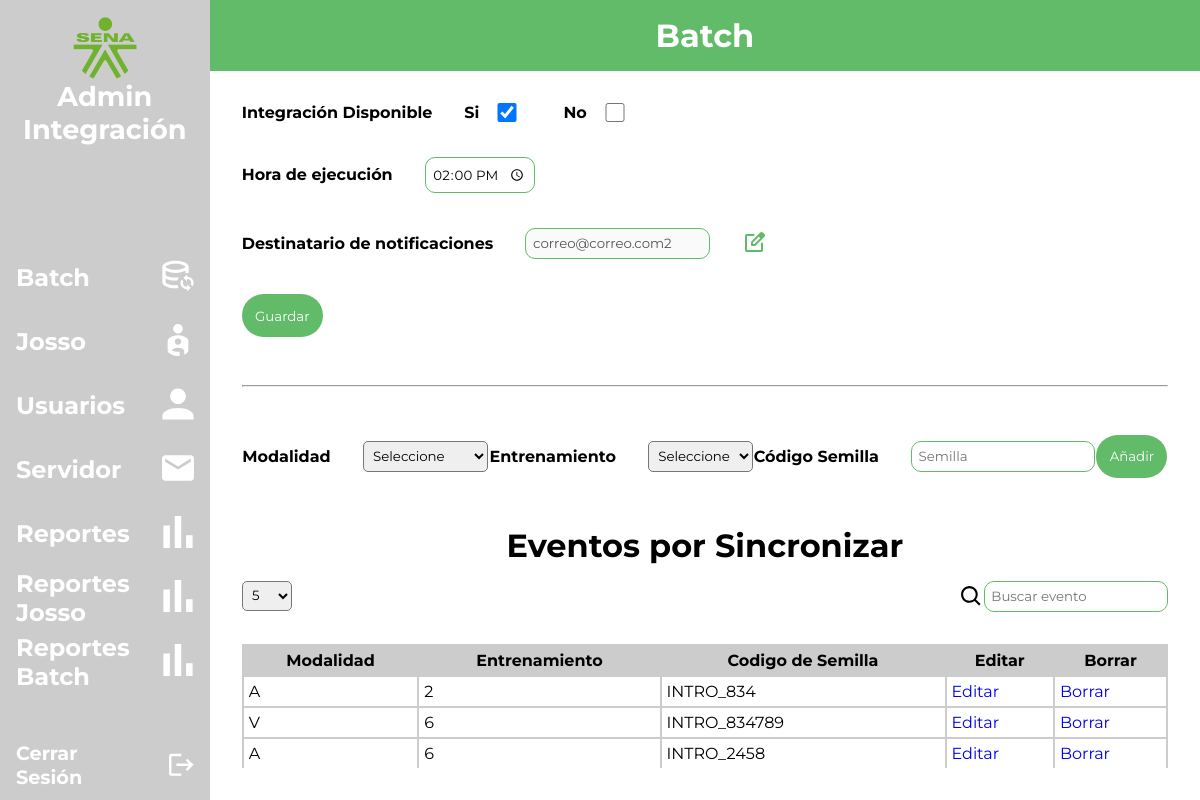
Before: /views/inicio.php (signed in) with the older database file.
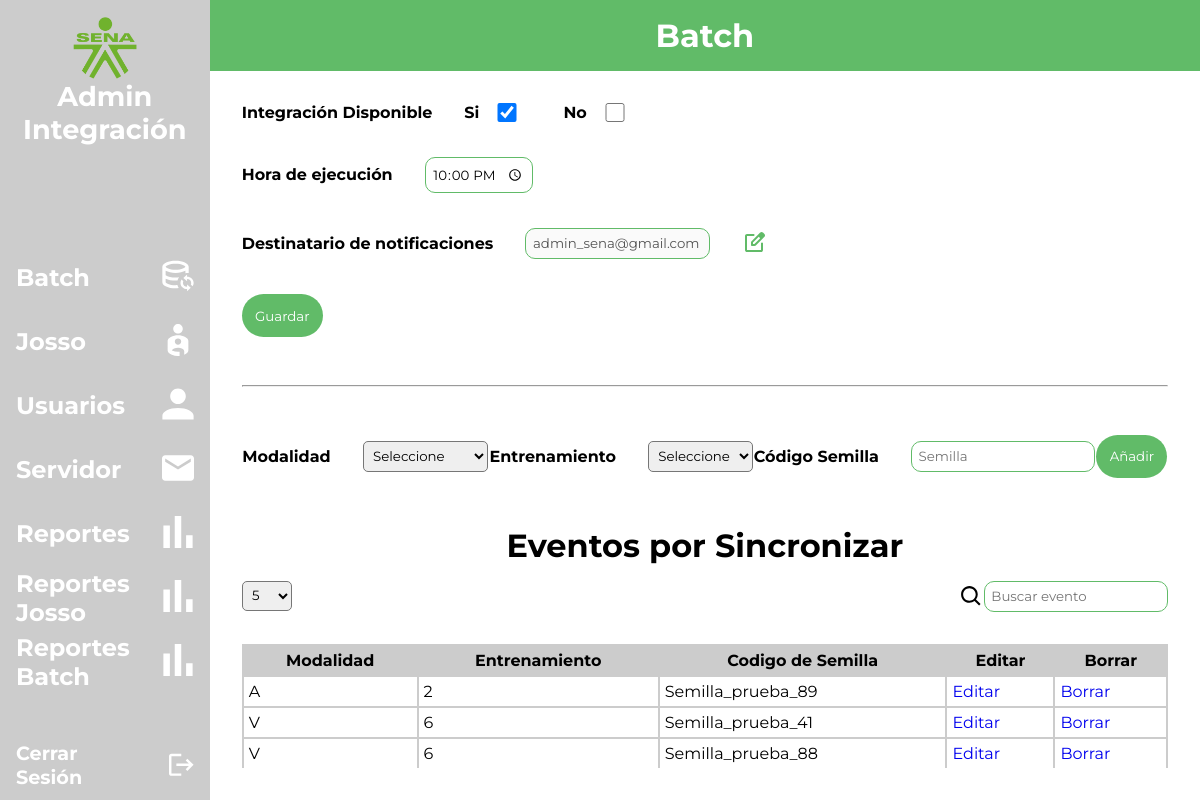
After: the same page with the newer database file.
### tables this page shows
CREATE TABLE IF NOT EXISTS `batch` (
  `id_batch` int NOT NULL AUTO_INCREMENT,
  `integration_availabity` tinyint(1) NOT NULL,
  `execution_schedule` time NOT NULL,
  `notifications_target` varchar(100) NOT NULL,
  `user_id` int NOT NULL,
  PRIMARY KEY (`id_batch`)
);

CREATE TABLE IF NOT EXISTS `events_without_sync` (
  `id` int NOT NULL AUTO_INCREMENT,
  `modality` enum('V','A','P') NOT NULL,
  `training` enum('2','6') NOT NULL,
  `seed_code` varchar(50) NOT NULL,
  `date_created` timestamp NOT NULL DEFAULT CURRENT_TIMESTAMP,
  `status_event` tinyint NOT NULL DEFAULT '1',
  `events` text NOT NULL,
  `user_id` int NOT NULL,
  PRIMARY KEY (`id`)
);

### app/controllers/batch/show_batch.php (called while the page is built, shortened)
<?php
    require_once '../app/config.php';
    $sql = "SELECT * FROM batch";
    $stmt = $pdo->query($sql);
    $stmt->execute();
    $resultado = $stmt->fetch(PDO::FETCH_ASSOC);
    if($resultado){
        $integration_availabity = $resultado['integration_availabity'];
        $execution_schedule = $resultado['execution_schedule'];
        $notifications_target = $resultado['notifications_target'];
    }

### app/controllers/batch/show_events.php (called while the page is built, shortened)
<?php
$records_per_page = 5;
$current_page = isset($_GET['page']) && is_numeric($_GET['page']) ? $_GET['page'] : 1;
$offset = ($current_page - 1) * $records_per_page;
$sql_select_events = "SELECT modality, training, seed_code
                      FROM events_without_sync
                      WHERE status_event = 1
                      ORDER BY date_created DESC
                      LIMIT :offset, :records_per_page";
$stmt_select_events = $pdo->prepare($sql_select_events);
$stmt_select_events->bindParam(':offset', $offset, PDO::PARAM_INT);
$stmt_select_events->bindParam(':records_per_page', $records_per_page, PDO::PARAM_INT);
$stmt_select_events->execute();
$events = $stmt_select_events->fetchAll(PDO::FETCH_ASSOC);
?>

### views/batch/batch.php (the view, shortened to what this page needs)
<?php
require_once '../app/controllers/batch/create_batch.php';
require_once '../app/controllers/batch/show_batch.php';
require_once '../app/controllers/batch/show_events.php';
?>
<div class="container-batch">
    <div>
        <form class="form-batch" action="../app/controllers/batch/create_batch.php" method="post">
            <div class="input">
                <label for=""> Integración Disponible </label>
                <div class="checkboxes">
                    <div class="check">
                        <p>Si</p>
                        <input <?php echo
                                isset($integration_availabity)
                                    ? (
                                        $integration_availabity === 1
                                        ? 'checked'
                                        : ''
                                    )
                                    : ''
                                ?> type="checkbox" name="availabity" id="si" onclick="handleCheckBox('si')">
                    </div>
                    <div class="check">
                        <p>No</p>
                        <input <?php echo
                                isset($integration_availabity)
                                    ? (
                                        $integration_availabity === 0
                                        ? 'checked'
                                        : ''
                                    )
                                    : ''
                                ?> type="checkbox" name="inavailabity" id="no" onclick="handleCheckBox('no')">
                    </div>
                </div>
            </div>
            <div class="input">
                <label for=""> Hora de ejecución </label>
                <input value="<?php echo isset($execution_schedule) ? $execution_schedule : ''; ?>" type="time" id="execution_schedule" name="execution_schedule" required />
            </div>
            <div class="input">
                <label for=""> Destinatario de notificaciones </label>
                <input value="<?php echo isset($notifications_target) ? $notifications_target : ''; ?>" type="email" name="notifications_target" id="notifications_target" placeholder="@correo" disabled>
            </div>
            <div class="input">
                <input type="submit" name="notifications" value="Guardar">
            </div>
        </form>
    </div>
    <hr>
    <form action="../app/controllers/batch/create_events.php" method="POST" class="register-events">
        <div class="input">
            <label for="modality">Modalidad</label>
            <select name="modality" id="modality" required>
                <option value="">Seleccione</option>
            </select>
        </div>
        <div class="input">
            <label for="training">Entrenamiento</label>
            <select name="training" id="training" required>
                <option value="">Seleccione</option>
            </select>
        </div>
        <div class="input">
            <label for="seed_code">Código Semilla </label>
            <input type="text" name="seed_code" id="seed_code" placeholder="Semilla" required>
        </div>
        <input type="submit" name="events" value="Añadir">
    </form>
    <div class="events-sync">
        <h1>Eventos por Sincronizar</h1>
        <div class="other-pagination">
            <form method="post" action="<?php echo htmlspecialchars($_SERVER["PHP_SELF"]); ?>">
                <div class="amount-list">
                    <select name="amount" id="amount" onchange="this.form.submit()">
                        <option value="5" <?php if ($records_per_page == 5) echo 'selected'; ?>>5</option>
                    </select>
                </div>
            </form>
            <div class="search">
                <svg xmlns="http://www.w3.org/2000/svg" viewBox="0 0 24 24">
                    <path d="M10 18a7.952 7.952 0 0 0 4.897-1.688l4.396 4.396l1.414-1.414l-4.396-4.396A7.952 7.952 0 0 0 18 10c0-4.411-3.589-8-8-8s-8 3.589-8 8s3.589 8 8 8m0-14c3.309 0 6 2.691 6 6s-2.691 6-6 6s-6-2.691-6-6s2.691-6 6-6" />
                </svg>
                <input type="text" name="search" id="search" placeholder="Buscar evento">
            </div>
        </div>
        <table class="customTable">
            <thead>
                <tr>
                    <th>Modalidad</th>
                    <th>Entrenamiento</th>
                    <th>Codigo de Semilla</th>
                    <th>Editar</th>
                    <th>Borrar</th>
                </tr>
            </thead>
            <tbody>
                <?php
                foreach ($events as $event) :
                ?>
                    <tr>
                        <td><?php echo $event['modality']; ?></td>
                        <td><?php echo $event['training']; ?></td>
                        <td><?php echo $event['seed_code']; ?></td>
                        <td><a href="./batch/edit_event.php?seed_code=<?php echo $event['seed_code']; ?>">Editar</a></td>
                        <td><a href="../app/controllers/batch/delete_event.php?seed_code=<?php echo $event['seed_code']; ?>">Borrar</a></td>
                    </tr>
                <?php
                endforeach;
                ?>
            </tbody>
        </table>
    </div>
</div>

### views/inicio.php (shortened to what this page needs)
<!DOCTYPE html>
<html lang="es">
<head>
    <link rel="stylesheet" href="../layouts/css/styles_layouts.css">
    <link rel="stylesheet" href="../views/batch/css/styles.css">
    <link rel="stylesheet" href="../assets/main.css">
</head>
<body>
    <div class="container-home">
            <?php
                include '../layouts/menu.php'
            ?>
        <div class="content-home">
            <header>
                <h1>Batch</h1>
            </header>
            <?php
                include './batch/batch.php'
            ?>
        </div>
    </div>
</body>
</html>

### layouts/menu.php (shortened to what this page needs)
<?php
$currentPath = $_SERVER['REQUEST_URI'];
$batchPath = '/app-integracion/views/inicio.php';
$jossoPath = '/app-integracion/views/josso.php';
$userPath = '/app-integracion/views/users.php';
$serverPath = '/app-integracion/views/servidor-email.php';
$reportPath = '/app-integracion/views/reportes.php';
?>
<div class="container-menu">
    <div class="content">
        <div class="admin-title">
            <img class="admin-icon" src="../img/logo-sena-verde.png" alt="" srcset="">
            <h1>Admin Integración</h1>
        </div>
        <div class="options">
            <a class="<?php echo ($currentPath == $batchPath) ? 'active' : ''; ?>" href="../views/inicio.php">
                <h2>Batch</h2>
                <div class="image-container">
                </div>
            </a>
            <a class="<?php echo ($currentPath == $jossoPath) ? 'active' : ''; ?>" href="../views/josso.php">
                <h2>Josso</h2>
                <div class="image-container">
                </div>
            </a>
            <a class="<?php echo ($currentPath == $userPath) ? 'active' : ''; ?>"  href="../views/users.php">
                <h2>Usuarios</h2>
                <div class="image-container">
                </div>
            </a>
            <a class="<?php echo ($currentPath == $serverPath) ? 'active' : ''; ?>" href="../views/servidor-email.php">
                <h2>Servidor</h2>
                <div class="image-container">
                </div>
            </a>
            <a class="<?php echo ($currentPath == $reportPath) ? 'active' : '';?>" href="../views/reportes_g.php">
                <h2>Reportes</h2>
                <div class="image-container">
                    <svg class="icon" viewBox="0 0 42 46" fill="none" xmlns="http://www.w3.org/2000/svg">
                        <path d="M0 46V13.8H9.33333V46H0ZM16.3333 46V0H25.6667V46H16.3333ZM32.6667 46V27.6H42V46H32.6667Z" />
                    </svg>
                </div>
            </a>
            <a class="<?php echo ($currentPath == $reportPath) ? 'active' : '';?>" href="../views/r_josso.php">
                <h2>Reportes Josso</h2>
                <div class="image-container">
                    <svg class="icon" viewBox="0 0 42 46" fill="none" xmlns="http://www.w3.org/2000/svg">
                        <path d="M0 46V13.8H9.33333V46H0ZM16.3333 46V0H25.6667V46H16.3333ZM32.6667 46V27.6H42V46H32.6667Z" />
                    </svg>
                </div>
            </a>
            <a class="<?php echo ($currentPath == $reportPath) ? 'active' : '';?>" href="../views/r_batch.php">
                <h2>Reportes Batch</h2>
                <div class="image-container">
                    <svg class="icon" viewBox="0 0 42 46" fill="none" xmlns="http://www.w3.org/2000/svg">
                        <path d="M0 46V13.8H9.33333V46H0ZM16.3333 46V0H25.6667V46H16.3333ZM32.6667 46V27.6H42V46H32.6667Z" />
                    </svg>
                </div>
            </a>
        </div>
        <a href="../app/controllers/login/logout.php">
            <div class="auth">
                <h2>Cerrar Sesión</h2>
                <svg viewBox="0 0 20 18" fill="none" xmlns="http://www.w3.org/2000/svg">
                    <path d="M15 4L13.59 5.41L16.17 8H6V10H16.17L13.59 12.58L15 14L20 9M2 2H10V0H2C0.9 0 0 0.9 0 2V16C0 17.1 0.9 18 2 18H10V16H2V2Z" fill="white" />
                </svg>
            </div>
        </a>
    </div>
</div>

### layouts/css/styles_layouts.css (style rules this page uses)
.container-menu { height: 100vh; width: 30vh; background-color: #CCCCCC; }
.content { height: 100vh; padding: 1em; display: flex; align-items: center; justify-content: space-between; flex-direction: column; }
.admin-title { display: flex; flex-direction: column; align-items: center; margin-bottom: 3em; }
.admin-title h1 { color: white; font-size: 1.7em; text-align: center; }
img.admin-icon { height: 4em; width: 4em; }
.options { display: flex; flex-direction: column; gap: 1em; }
.options a, .auth { display: flex; align-items: center; gap: 2em; color: white; font-size: 1em; justify-content: space-between; cursor: pointer; height: 3em; transition: .3s ease-in; }
.auth { font-size: .8em; }
.icon, .auth svg { height: 2em; width: 2em; fill: white; }
a { list-style: none; text-decoration: none; }

### views/batch/css/styles.css (style rules this page uses)
.container-batch { padding: 2em; display: flex; flex-direction: column; justify-content: center; gap: 3em; overflow-y: auto; }
.form-batch { width: 100%; display: flex; flex-direction: column; gap: 2.2em; }
label { font-weight: 700; }
.checkboxes { display: flex; gap: 2em; }
.check { font-weight: bold; display: flex; gap: 4px; }
.input { display: flex; align-items: center; gap: 2em; }
.events-sync { width: 100%; overflow-y: auto; }
.events-sync h1 { text-align: center; margin-bottom: 2vh; }
.notifications_target_edit_icon { cursor: pointer; }
.other-pagination { display: flex; justify-content: space-between; margin-bottom: 2em; }
.search { display: flex; align-items: center; }
.search svg { width: 25px; height: 25px; }
.register-events { display: flex; justify-content: space-around; align-items: center; }
table.customTable { width: 100%; background-color: #FFFFFF; border-collapse: collapse; border-width: 2px; border-color: #CCCCCC; border-style: solid; color: #000000; }
table.customTable td, table.customTable th { border-width: 2px; border-color: #CCCCCC; border-style: solid; padding: 5px; }
table.customTable thead { background-color: #CCCCCC; }

### assets/main.css (style rules this page uses)
* { padding: 0; margin: 0; box-sizing: border-box; font-family: 'Montserrat'; }
:root { --primary-color: #61bb68; }
.container-home { width: 100%; height: 100vh; display: flex; overflow-y: hidden; }
header { background-color: var(--primary-color); text-align: center; color: white; padding: 1em; z-index: 1; }
.content-home { display: flex; flex-direction: column; width: 100%; }
input[type='text'], input[type='email'], input[type='number'], input[type='time'], input[type='password'] { padding: .5em; border-radius: 10px; border: none; border: solid 1px #61bb68; transition: 180ms box-shadow ease-in-out; }
input[type="checkbox"] { line-height: 1.1; display: grid; grid-template-columns: 1em auto; gap: 0.5em; font-size: 2rem; }
select { padding: .4em; border-radius: 5px; }
input[type="submit"], button { padding: 1em; cursor: pointer; border-radius: 30px; background: #61bb68; color: white; border: none; transition: all .3s ease; }

Changed rows visible on the page:
removed events_without_sync: modality "A", training "2", seed_code "INTRO_834"
removed events_without_sync: modality "V", training "6", seed_code "INTRO_834789"
removed events_without_sync: modality "A", training "6", seed_code "INTRO_2458"
changed batch: execution_schedule "14:00:00" → "22:00:00"; notifications_target "correo@correo.com2" → "admin_sena@gmail.com"
added events_without_sync: modality "A", training "2", seed_code "Semilla_prueba_89"
added events_without_sync: modality "V", training "6", seed_code "Semilla_prueba_41"
added events_without_sync: modality "V", training "6", seed_code "Semilla_prueba_88"
